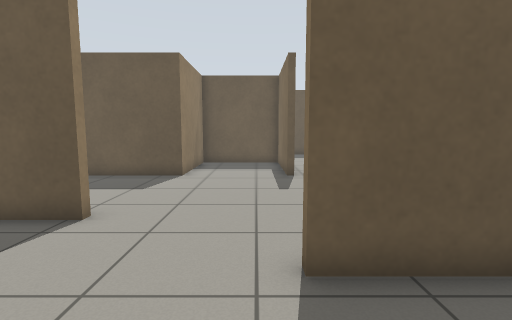
[1] (above)

16 first-person views from a walk through a world built for the Gazebo simulator. The camera is 0.94 m above the floor, tilts 6° down and sees 85° across. The floor is counted in squares, 0.5 m on a side. Each view is taken from the middle of a square. On the plan, view 1 faces up. The plan holds only what a view shows up to about 16 squares ahead; the rest is blank.

[2]
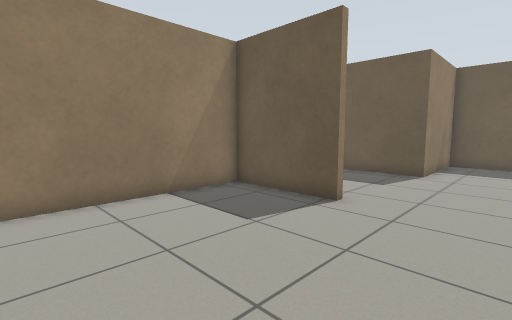

[3]
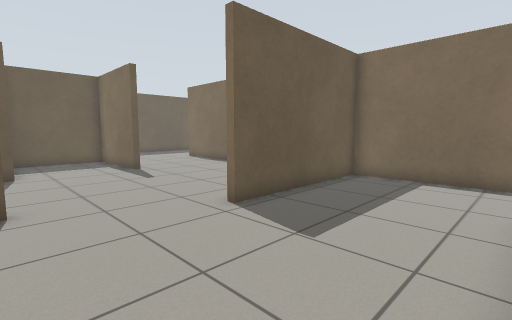

[4]
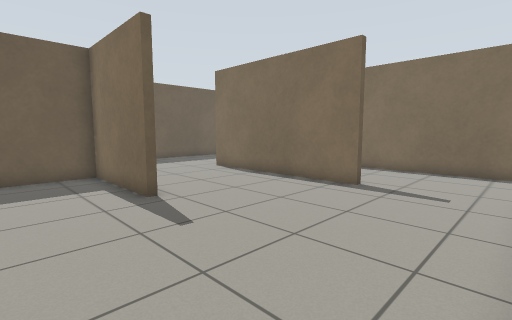

[5]
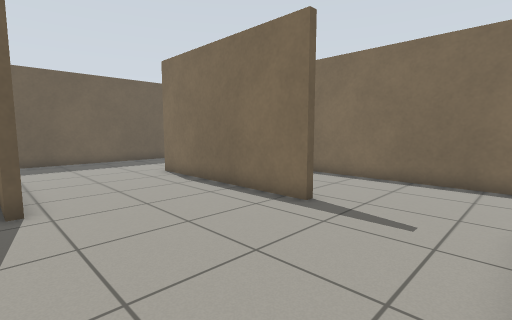

[6]
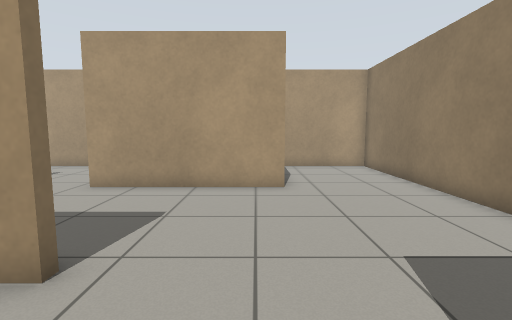

[7]
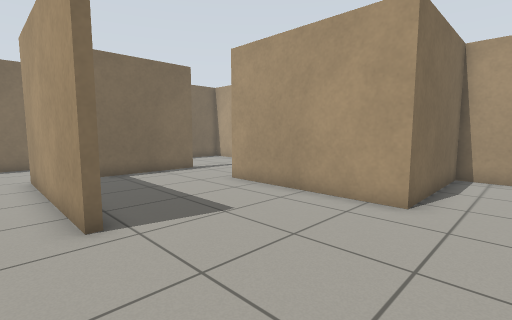

[8]
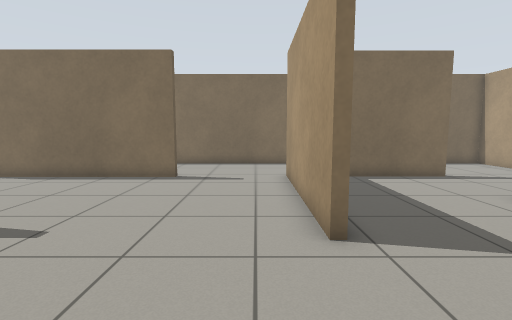

[9]
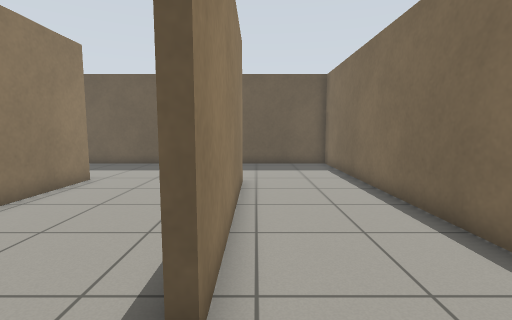

[10]
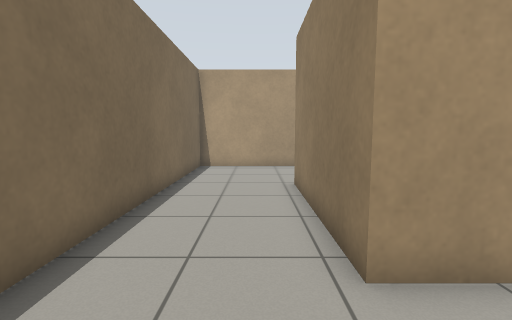

[11]
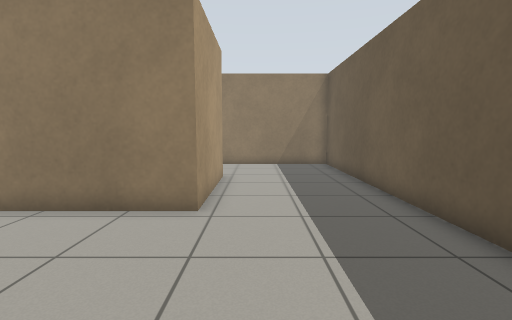

[12]
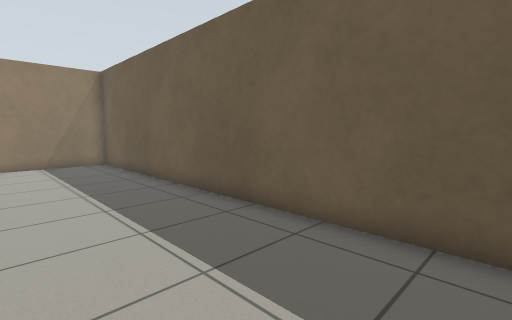

[13]
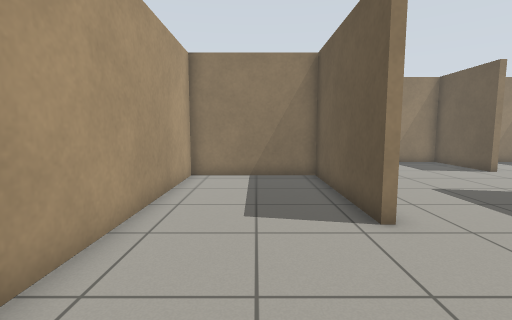

[14]
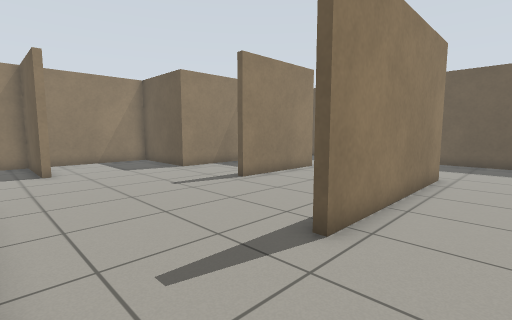

[15]
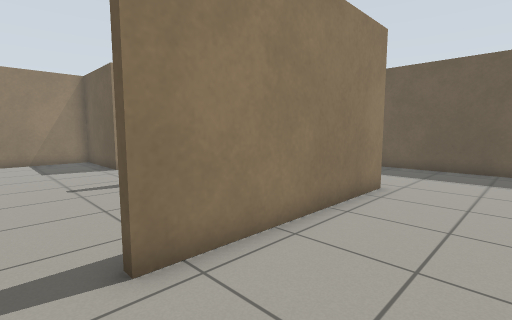

[16]
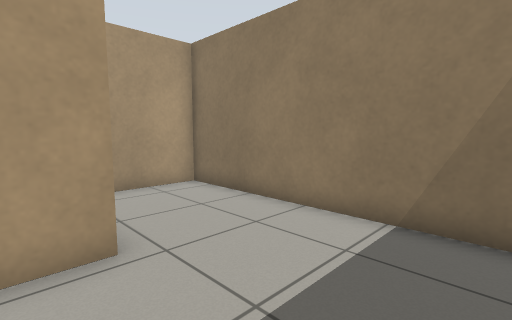

### Floor plan
Points are (right, up) in squares from view 1. A wall is a line through its corners. A room is listed if a view was taken in it or the views show most of it. See-through windows are left out.
Room 1 (views 1, 2, 3, 4, 5, 7, 8)
walls: (0.6, 3.7) (1.6, 3.7); (-3.7, 5.7) (-7.7, 5.7) (-7.7, -7.7) (-3, -7.7) (-3, -2.2) (3.6, -2.2); (7.2, -2.9) (7.2, 3.4) (0.6, 3.4)
ways out: opening at (-1, 4.4) to room 2; opening at (5, -2) to room 4
Room 2 (views 6, 16)
walls: (1.3, 11.6) (1.3, 16.3) (-3.1, 16.3) (-3.1, 11.6) (-7.4, 11.6); (-3.5, 16.6) (1.6, 16.6) (1.6, 11.6); (-3.7, 6.1) (-3.7, 5.7); (-7.7, 11.4) (-7.7, 6.6); (7.5, 8.3) (7.2, 8.3) (7.2, 16.4); (1.6, 3.7) (7.5, 3.7); (7.5, 22) (-7.7, 22) (-7.7, 11.9) (-4.9, 11.9)
ways out: opening at (-1, 4.4) to room 1; opening at (7, 6) to room 3; opening at (7, 19) to room 3
Room 3 (views 9, 10, 11, 12, 13, 14, 15)
walls: (7.5, 3.7) (7.5, -2.9); (7.5, 16.4) (7.5, 8.3); (7.5, -7.7) (12, -7.7) (12, 22) (7.5, 22)
ways out: opening at (7, 6) to room 2; opening at (7, 19) to room 2; opening at (7, -5) to room 4
Room 4 (no view inside)
walls: (3.6, -2.5) (-2.6, -2.5) (-2.6, -7.7) (7.5, -7.7)
ways out: opening at (5, -2) to room 1; opening at (7, -5) to room 3

Where each view was taken, in squares from view 1:
view 1: 0 up, 0 right, facing up
view 2: 1 down, 0 right, facing up-left
view 3: 2 down, 4 left, facing up-right
view 4: 4 up, 2 left, facing up-right
view 5: 4 up, 1 right, facing up-right
view 6: 7 up, 2 left, facing down
view 7: 5 up, 5 left, facing down-right
view 8: 5 up, 4 left, facing right
view 9: 6 up, 8 right, facing up
view 10: 7 up, 9 right, facing down
view 11: 18 up, 8 right, facing left
view 12: 17 up, 9 right, facing up-left
view 13: 5 down, 9 right, facing left
view 14: 4 up, 10 right, facing up-left
view 15: 7 up, 11 right, facing up-left
view 16: 21 up, 2 left, facing down-left
